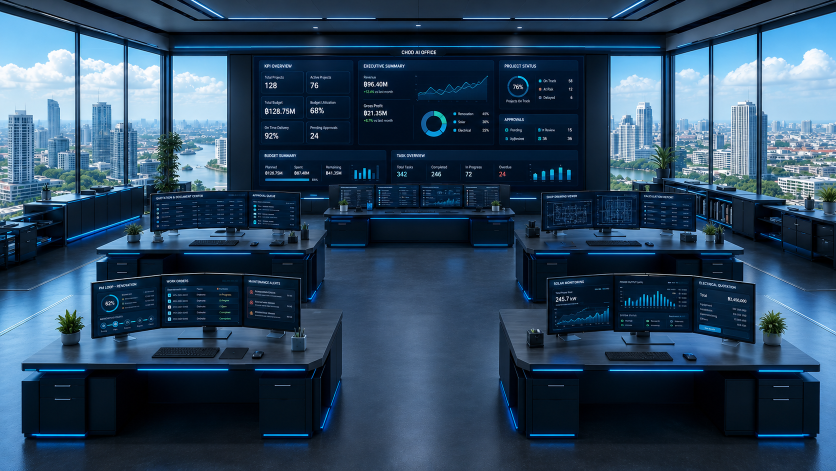
#> input picture design/approved-office-concept.png, 1672 x 941 px (shown at 1/2 size)
$ python build-office-layers.py
#> lines starting #> are read from the running program, lines starting #| are printed output that depends on the picture
from pathlib import Path

from PIL import Image, ImageDraw


ROOT = Path(__file__).resolve().parents[1]
MASTER = ROOT / "design" / "approved-office-concept.png"
OFFICE_DIR = ROOT / "public" / "assets" / "office"


def make_layer(name: str, polygons: list[tuple[tuple[int, int], ...]]) -> None:
    source = Image.open(MASTER).convert("RGBA")
    mask = Image.new("L", source.size, 0)
    draw = ImageDraw.Draw(mask)

    for polygon in polygons:
        draw.polygon(polygon, fill=255)

    layer = Image.new("RGBA", source.size, (0, 0, 0, 0))
    layer.paste(source, (0, 0), mask)
    OFFICE_DIR.mkdir(parents=True, exist_ok=True)
    layer.save(OFFICE_DIR / name, optimize=True)


def main() -> None:
    width, height = Image.open(MASTER).size
#> width = 1672; height = 941

    # Tammasit's center executive station.
    make_layer(
        "office-executive-station.png",
        [((500, 328), (1168, 328), (1172, 542), (496, 542))],
    )
#> in make_layer, `mask = Image.new("L", source.size, 0)`: mask: PIL image 1672x941 L; every value is 0
#> in make_layer, `layer = Image.new("RGBA", source.size, (0, 0, 0, 0))`: layer: PIL image 1672x941 RGBA; every value is 0
#> in make_layer, `layer.paste(source, (0, 0), mask)`:
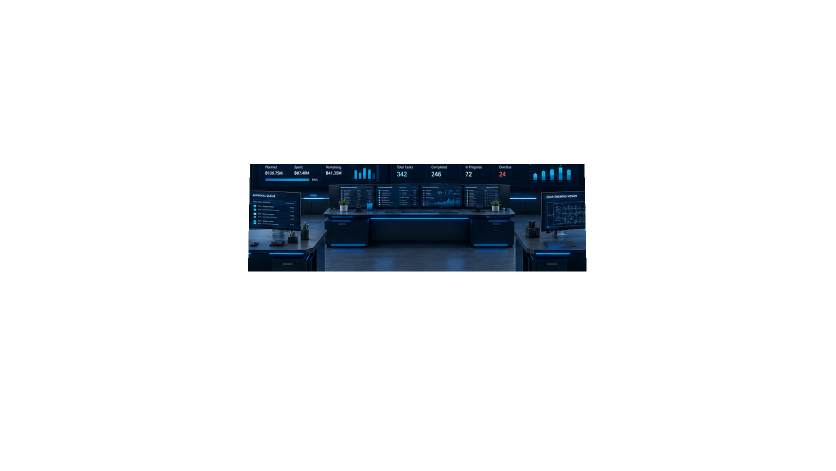
#> layer: PIL image 1672x941 RGBA (shown at 1/2 size); mean R, G, B, A 1.5, 3.5, 5.6, 23.5; transparent parts drawn white

    # Film and Kla stations: complete desks, monitors, keyboards, and desk props.
    make_layer(
        "office-middle-stations.png",
        [
            ((174, 352), (680, 352), (672, 612), (177, 612)),
            ((992, 352), (1498, 352), (1492, 612), (997, 612)),
        ],
    )
#> call 2 of make_layer, with name = 'office-middle-stations.png'
#> in make_layer (call 2), `layer.paste(source, (0, 0), mask)`:
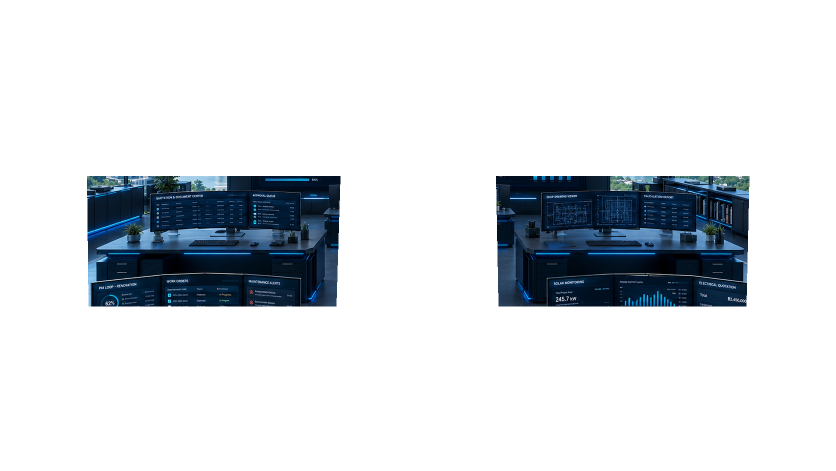
#> layer: PIL image 1672x941 RGBA (shown at 1/2 size); mean R, G, B, A 3.8, 7.9, 11.8, 42.4; transparent parts drawn white

    # Foreman and Moss stations: the lower/back pair in the dashboard composition.
    make_layer(
        "office-back-stations.png",
        [
            ((31, 505), (699, 505), (687, 901), (28, 901)),
            ((973, 505), (1643, 505), (1648, 901), (985, 901)),
        ],
    )
#> call 3 of make_layer, with name = 'office-back-stations.png'
#> in make_layer (call 3), `layer.paste(source, (0, 0), mask)`:
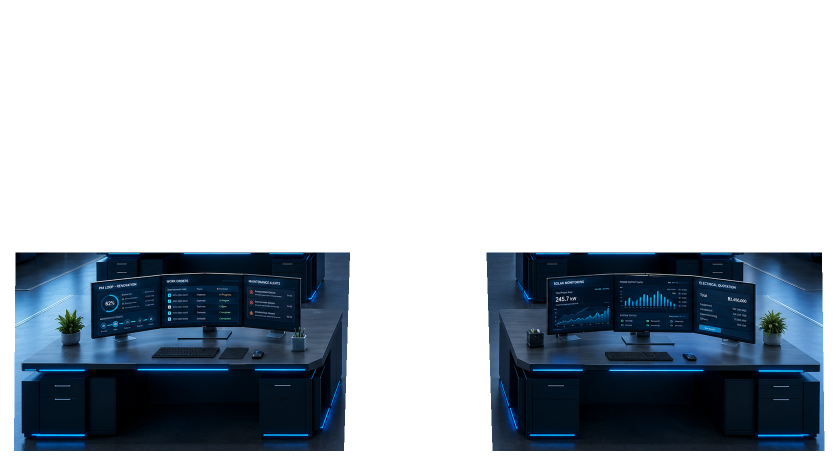
#> layer: PIL image 1672x941 RGBA (shown at 1/2 size); mean R, G, B, A 7.9, 15.6, 23.1, 85.7; transparent parts drawn white

    make_layer(
        "office-front-occlusion.png",
        [
            ((177, 558), (319, 540), (326, 681), (182, 687)),
            ((313, 544), (488, 545), (491, 678), (319, 680)),
            ((482, 548), (607, 559), (607, 675), (488, 678)),
            ((40, 682), (650, 682), (687, 731), (43, 746)),
            ((1081, 557), (1224, 545), (1226, 677), (1083, 681)),
            ((1218, 544), (1391, 544), (1393, 679), (1223, 677)),
            ((1384, 548), (1516, 560), (1519, 686), (1390, 679)),
            ((1022, 682), (1636, 682), (1642, 746), (986, 731)),
        ],
    )
#> call 4 of make_layer, with name = 'office-front-occlusion.png'
#> in make_layer (call 4), `layer.paste(source, (0, 0), mask)`:
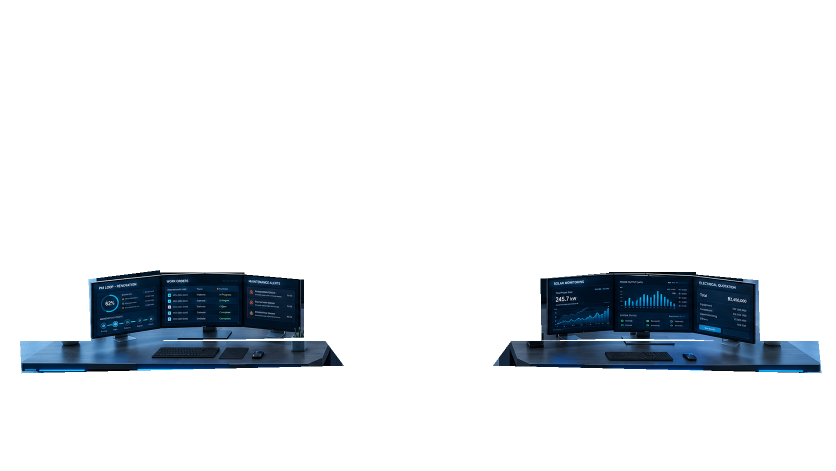
#> layer: PIL image 1672x941 RGBA (shown at 1/2 size); mean R, G, B, A 3.4, 6.6, 9.7, 30; transparent parts drawn white

    print(f"Built station and exact occlusion layers at {width}x{height}")
#| Built station and exact occlusion layers at 1672x941


if __name__ == "__main__":
    main()

$ run again, with design/office-layered-review.png copied over design/approved-office-concept.png
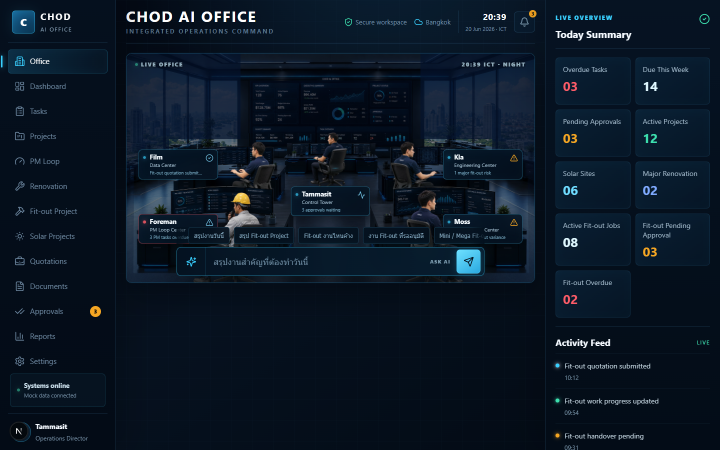
#> input picture design/office-layered-review.png, 1440 x 900 px (shown at 1/2 size)
#> width = 1440; height = 900
#> mask: PIL image 1440x900 L; every value is 0
#> in make_layer (call 3), `layer.paste(source, (0, 0), mask)`:
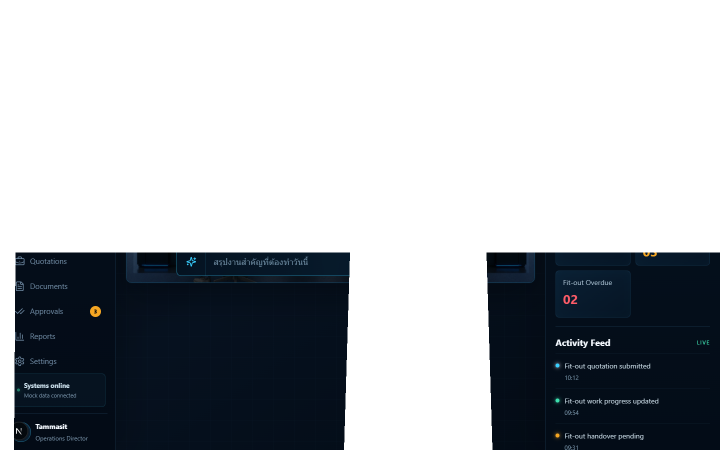
#> layer: PIL image 1440x900 RGBA (shown at 1/2 size); mean R, G, B, A 2.7, 6.3, 10.5, 87.5; transparent parts drawn white
#> in make_layer (call 4), `layer.paste(source, (0, 0), mask)`:
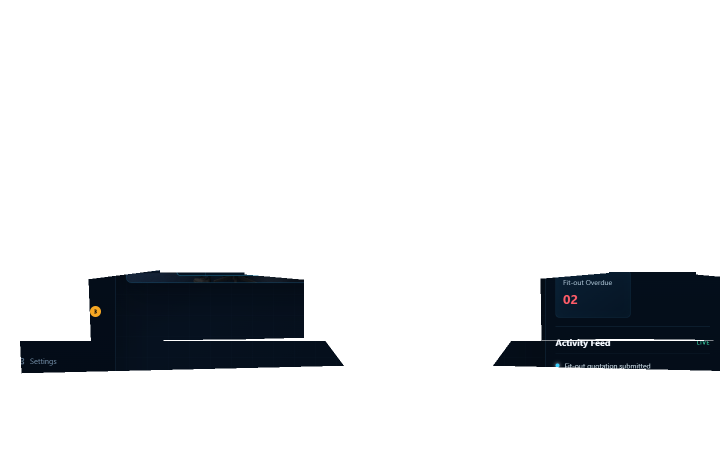
#> layer: PIL image 1440x900 RGBA (shown at 1/2 size); mean R, G, B, A 1, 2.3, 3.9, 32.1; transparent parts drawn white
#| Built station and exact occlusion layers at 1440x900
